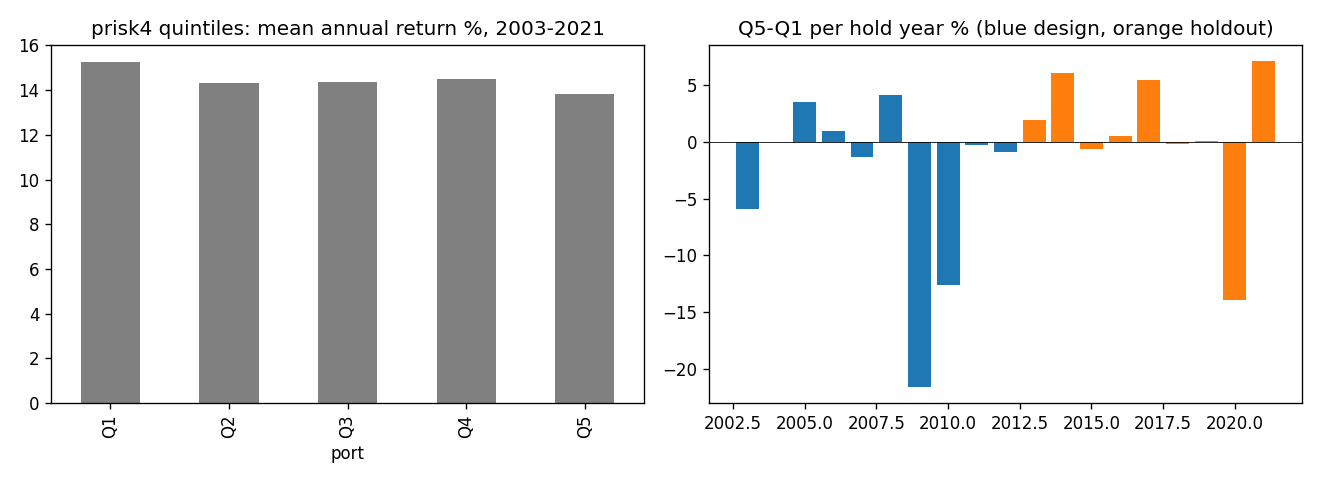

Write Python code to recreate this figure.
"""PRisk single-signal tests (pre-registered in progress.md) + joint Fama-MacBeth with earnings stability.

Run from the repo root: python signals/prisk/test_prisk.py
In:  data/prisk/prisk_monthly.parquet, data/earn_stability/earn_stability_monthly.parquet, the panel
Out: signals/prisk/test_results.md, signals/prisk/test_prisk.png
"""
import sys; sys.path.insert(0, '.')
import numpy as np, pandas as pd, matplotlib; matplotlib.use('Agg')
import matplotlib.pyplot as plt
from signal_search import *
from signal_search.single_signal import spread, zip_stats, dsr_haircut

OUT = 'signals/prisk/'
CFG = {**DEFAULT_CFG, 'extra_cols': ['bm'], 'first_form': '2002-12-31', 'design_end': '2012-12-31', 'windows': {'overlap': ('2003-01-01', '2021-12-31')}}
PR = ['prisk', 'prisk4', 'nprisk4', 'risk4', 'prisk_dm', 'prisk_dm4']
ST = ['roa_sd5', 'gprof_sd5']

def md(df, title, fmt='{:.3f}'):
  """One titled table as a fenced text block."""
  return f'\n### {title}\n```\n{df.to_string(float_format=fmt.format)}\n```\n'

def uni_col(data, cfg, name, fn):
  """Compute a new column on the formation universe (fn(f) -> Series on f) and merge it into data.crsp."""
  f = form_universe(data.crsp, cfg['form_month'], cfg)
  v = f[['permno', 'cohort']].assign(**{name: fn(f)}).rename(columns={'cohort': 'date'})
  data.crsp = data.crsp.drop(columns=[name], errors='ignore').merge(v, on=['permno', 'date'], how='left')

def resid_rank(f, y, x):
  """Per cohort: residual of rank(y) on rank(x), stocks with both."""
  r = pd.concat([rank(f, y), rank(f, x), f['cohort']], axis=1, keys=['y', 'x', 'c']).dropna()
  e = r.groupby('c', group_keys=False).apply(lambda g: g['y'] - np.polyval(np.polyfit(g['x'], g['y'], 1), g['x']))
  return e.reindex(f.index)

def periods(z, cfg):
  """ZIP stats for DESIGN, HOLDOUT, FULL."""
  fa = annual_factors(data.ff, cfg['form_month'])
  return {p: zip_stats(z[z.index <= cfg['design_end']] if p == 'DESIGN' else z[z.index > cfg['design_end']] if p == 'HOLDOUT' else z,
                       fa, cfg['factor_model']) for p in ['DESIGN', 'HOLDOUT', 'FULL']}

if __name__ == '__main__':
  crsp, ff = load_data(CFG)
  crsp = add_signal(crsp, 'data/prisk/prisk_monthly.parquet', PR)
  crsp = add_signal(crsp, 'data/earn_stability/earn_stability_monthly.parquet', ST)
  data = prepare(crsp, ff)
  uni_col(data, CFG, 'prisk4_ind', lambda f: f.groupby(['cohort', 'sector'])['prisk4'].rank(pct=True))
  uni_col(data, CFG, 'prisk4_o_np', lambda f: resid_rank(f, 'prisk4', 'nprisk4'))
  uni_col(data, CFG, 'prisk4_o_risk', lambda f: resid_rank(f, 'prisk4', 'risk4'))
  rep = ['# PRisk test results\n', f'Run {pd.Timestamp.now():%Y-%m-%d %H:%M}. Cohorts Dec 2002-Dec 2020; design hold years 2003-2012, '
         'holdout 2013-2021. Annual top-minus-bottom ZIPs; alpha on mktrf/smb/hml/umd, NW t. Default universe '
         '(NYSE median size, price >= $5, vol36). Ranks among stocks with the signal.\n']

  # 1. primary, pre-registered
  for p in ['DESIGN', 'HOLDOUT']:
    o = test_signal('prisk4', True, data, CFG, period=p, comove_with=['nprisk4', 'risk4', 'vol36', 'roa_sd5', 'gprof', 'bm', 'me', 'mom'] if p == 'DESIGN' else None)
    if p == 'DESIGN':
      rep += [md(o['coverage'].T, 'Coverage per cohort (universe stocks, with prisk4, their cap share)', '{:.2f}'), md(o['comove'], 'Mean Spearman of prisk4 with')]
    rep += [md(o['screen'].T, f'{p}: p.258 screen (short ZIP = bottom minus top)'), md(o['spread'].T, f'{p}: prisk4 top-minus-bottom quintile, EW'),
            md(o['fm_alone'], f'{p}: Fama-MacBeth, prisk4 alone'), md(o['fm_controls'], f'{p}: Fama-MacBeth with controls (avg R2 {o["fm_controls"].attrs["avg R2"]:.3f})')]

  # 2. variants (every one is a trial)
  V = {'primary prisk4 q5 EW': ('prisk4', True, {}, 0.2, 'EW'), 'VW legs': ('prisk4', True, {}, 0.2, 'VW'),
       'no size screen': ('prisk4', True, {'size_pct': 0.0}, 0.2, 'EW'), 'terciles': ('prisk4', True, {}, 1 / 3, 'EW'),
       'raw prisk (last call)': ('prisk', True, {}, 0.2, 'EW'), 'prisk_dm4 (vs own past)': ('prisk_dm4', True, {}, 0.2, 'EW'),
       'prisk_dm (last call vs past)': ('prisk_dm', True, {}, 0.2, 'EW'), 'FF12-neutral rank': ('prisk4_ind', True, {}, 0.2, 'EW'),
       'orth to NPRisk': ('prisk4_o_np', True, {}, 0.2, 'EW'), 'orth to Risk (all risk words)': ('prisk4_o_risk', True, {}, 0.2, 'EW')}
  Z, rows = {}, {}
  for name, (col, hb, over, q, w) in V.items():
    cfg = {**CFG, **over}
    Z[name], _ = spread(col, hb, data, cfg, q=q, weight=w)
    for p, s in periods(Z[name], cfg).items():
      rows[(name, p)] = s
  T = pd.DataFrame(rows).T[['years', 'mean %/yr', 't(mean) NW', 'alpha %/yr', 't(alpha) NW', 'Sharpe', 'share of years > 0']]
  rep.append(md(T.unstack(1).swaplevel(0, 1, axis=1).sort_index(axis=1).reindex(V), 'Variants: top-minus-bottom ZIP by period', '{:.2f}'))

  # 3. subperiods of the primary
  z = Z['primary prisk4 q5 EW']; y = z.index.year
  sub = {'all': z, 'excl 2008-09': z[~y.isin([2008, 2009])], 'excl 2020': z[y != 2020], 'excl 2008-09, 2020': z[~y.isin([2008, 2009, 2020])],
         '2003-2007': z[y <= 2007], '2010-2019': z[(y >= 2010) & (y <= 2019)]}
  fa = annual_factors(data.ff, CFG['form_month'])
  rep.append(md(pd.DataFrame({k: zip_stats(v, fa, CFG['factor_model']) for k, v in sub.items()}).T, 'Primary ZIP by subperiod (hold years)', '{:.2f}'))
  rep.append(md(z.rename('prisk4 ZIP %').mul(100).to_frame().set_index(z.index.year), 'Primary ZIP per hold year (%)', '{:.1f}'))

  # 4. deflated Sharpe over the PRisk variants
  sr = pd.Series({k: v.mean() / v.std() for k, v in Z.items()})
  dsr, sr0 = dsr_haircut(sr.iloc[0], z, sr.to_numpy(), len(Z))
  rep.append(f'\n### Deflated Sharpe (FULL, annual)\nn_trials = {len(Z)} PRisk variants. Primary Sharpe {sr.iloc[0]:.2f}/yr, '
             f'hurdle SR0 {sr0:.2f}, DSR {dsr:.2f} (p.247: with many tries one t of 2 is expected by chance).\n')

  # 5. joint Fama-MacBeth on the overlap: does PRisk survive vol36 and earnings stability? does stability add to vol36?
  J = {'PRisk+NPRisk+vol36+roa_sd5': {'prisk4': True, 'nprisk4': True, 'vol36': False, 'roa_sd5': False},
       '+ controls': {'prisk4': True, 'nprisk4': True, 'vol36': False, 'roa_sd5': False, 'gprof': True, 'debt_at': False, 'ep': True, 'mom': True, 'me': False, 'bm': True},
       'vol36 + roa_sd5 only': {'vol36': False, 'roa_sd5': False}, 'roa_sd5 alone': {'roa_sd5': False}, 'vol36 alone': {'vol36': False}}
  for k, spec in J.items():
    s, _ = fama_macbeth(spec, data, CFG, period='overlap')
    rep.append(md(s, f'Joint FM 2003-2021 hold years: {k} (avg R2 {s.attrs["avg R2"]:.3f})'))

  # plot: quintile mean returns and the primary ZIP per year
  f = form_universe(data.crsp, CFG['form_month'], CFG); r = rank(f, 'prisk4')
  legs = [Strategy(f'Q{i + 1}', (lambda i: lambda g: r.loc[g.index].where((r.loc[g.index] > i / 5) & (r.loc[g.index] <= (i + 1) / 5)))(i), 'EW', n=10**9, sector_cap=1.0) for i in range(5)]
  A = to_annual(bh_returns(build_holdings(f, legs, data, CFG, add_ew_univ=False), data.ret_lookup, CFG['horizon']), CFG['form_month']).dropna()
  rep.append(md(pd.DataFrame({p: 100 * A[A.index <= CFG['design_end'] if p == 'DESIGN' else A.index > CFG['design_end']].mean() for p in ['DESIGN', 'HOLDOUT']}).T,
                'prisk4 quintile mean annual return % (Q5 = highest PRisk)', '{:.1f}'))
  fig, ax = plt.subplots(1, 2, figsize=(11, 4))
  (100 * A.mean()).plot.bar(ax=ax[0], color='0.5'); ax[0].set_title('prisk4 quintiles: mean annual return %, 2003-2021')
  ax[1].bar(z.index.year, 100 * z, color=['tab:blue' if d <= pd.Timestamp(CFG['design_end']) else 'tab:orange' for d in z.index])
  ax[1].axhline(0, color='k', lw=.5); ax[1].set_title('Q5-Q1 per hold year % (blue design, orange holdout)')
  fig.tight_layout(); fig.savefig(OUT + 'test_prisk.png', dpi=120)
  open(OUT + 'test_results.md', 'w').write(''.join(rep))
  print(''.join(rep))
